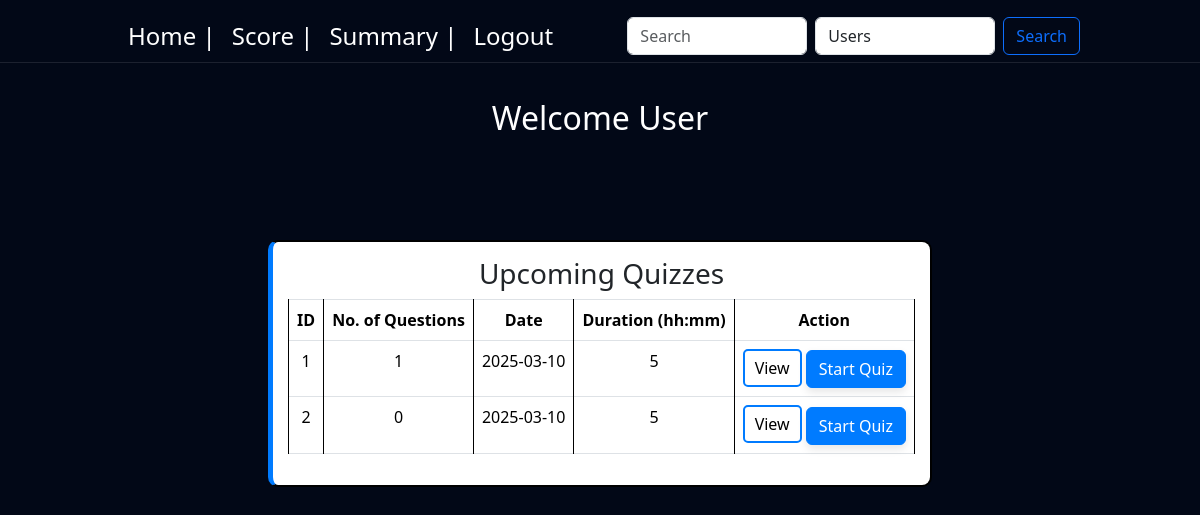
/user_dashboard (signed in), run on the app's committed database.
### controller/models.py (models this page shows)
class Role(db.Model):
    id = db.Column(db.Integer, primary_key=True, autoincrement=True)
    name = db.Column(db.String(50), nullable=False)

class Quiz(db.Model):
    id = db.Column(db.Integer, primary_key=True, autoincrement=True)
    title = db.Column(db.String(255), nullable=False)
    chapter_id = db.Column(db.Integer, db.ForeignKey('chapter.id'), nullable=False)
    date_of_quiz = db.Column(db.Date, nullable=False)
    time_duration = db.Column(db.Integer, nullable=False)
    time_start = db.Column(db.Time, nullable=False)
    remarks = db.Column(db.String(500))
    questions = db.relationship('Question', backref='quiz', lazy=True)
    scores = db.relationship('Score', backref='quiz', lazy=True)

### controller/routes.py (the view)
@app.route('/user_dashboard')
def user_dashboard():
    question_count_subquery = db.session.query(
    Question.quiz_id, func.count(Question.id).label("question_count")
).group_by(Question.quiz_id).subquery()
    quizzes = db.session.query(
        Quiz.id,
        Quiz.title,
        Chapter.name.label("chapter_name"),
        Subject.name.label("subject_name"),
        Quiz.date_of_quiz,
        Quiz.time_duration,
        func.coalesce(question_count_subquery.c.question_count, 0).label("question_count")  # Ensure 0 for empty quizzes
    ).join(Chapter, Quiz.chapter_id == Chapter.id) \
    .join(Subject, Chapter.subject_id == Subject.id) \
    .outerjoin(question_count_subquery, Quiz.id == question_count_subquery.c.quiz_id) \
    .all()
    return render_template('user_dashboard.html', quizzes=quizzes, user = current_user)

### controller/models.py (called while the page is built)
    @property
    def is_admin(self):
        return any(role.name == 'admin' for role in self.roles)

### main.py (called while the page is built)
@login_manager.user_loader
def load_user(user_id):
    return User.query.get(int(user_id))

### templates/user_dashboard.html (shortened to what this page needs)
<!DOCTYPE html>
<html lang="en">
  <head>
    <link
      href="https://cdn.jsdelivr.net/npm/bootstrap@5.3.3/dist/css/bootstrap.min.css"
      rel="stylesheet"
    />
    <link rel="stylesheet" href="{{ url_for('static', filename='styles.css') }}" />
  </head>
  <body>
    {% include 'navbar2.html' %}
    <div class="background">
      <div class="heading-sec">
        <h2>Welcome User</h2>
      </div>
      <div class="container">
        <div class="subjects-container">
          <div class="quiz-box">
            <h3>Upcoming Quizzes</h3>
            <table class="table table-bordered">
              <thead>
                <tr>
                  <th>ID</th>
                  <th>No. of Questions</th>
                  <th>Date</th>
                  <th>Duration (hh:mm)</th>
                  <th>Action</th>
                </tr>
              </thead>
              <tbody>
                {% for quiz in quizzes %}
                <tr>
                  <td>{{ quiz.id }}</td>
                  <td>{{ quiz.question_count }}</td>
                  <td>{{ quiz.date_of_quiz }}</td>
                  <td>{{ quiz.time_duration }}</td>
                  <td>
                    <button
                      class="view-btn"
                      onclick="viewQuizDetails('{{ quiz.id }}', '{{ quiz.subject_name }}', '{{ quiz.chapter_name }}', '{{ quiz.question_count }}', '{{ quiz.date_of_quiz }}', '{{ quiz.time_duration }}')">
                      View
                    </button>
                    <a href="{{ url_for('quiz', quiz_id=quiz.id) }}" class="btn btn-primary">
                      Start Quiz
                    </a>
                  </td>
                </tr>
                {% endfor %}
              </tbody>
            </table>
          </div>
        </div>
      </div>
    </div>
  </body>
</html>

### templates/navbar2.html (shortened to what this page needs)
<nav class="navbar navbar-expand-lg fixed-top" style="padding: 0 108px; margin-top: 10px; margin-bottom: 15px;">
  <div class="container-fluid">
      <div class="collapse navbar-collapse" id="navbarSupportedContent">
          <ul class="navbar-nav me-auto mb-2 mb-lg-0">
              <li class="nav-item">
                  <a class="nav-link active" aria-current="page" href="user_dashboard" style="font-size: x-large;">Home | </a>
              </li>
              <li class="nav-item">
                  <a class="nav-link" href="scores" style="font-size: x-large;">Score | </a>
              </li>
              <li class="nav-item">
                  <a class="nav-link" href="#" style="font-size: x-large;">Summary | </a>
              </li>
              <li class="nav-item">
                  <a class="nav-link" href="logout" style="font-size: x-large;">Logout</a>
              </li>
          </ul>
          <form class="d-flex" role="search" onsubmit="event.preventDefault(); performNavbarSearch();">
              <input class="form-control me-2" type="search" id="navbarSearchQuery" placeholder="Search" aria-label="Search">
              <select id="navbarSearchFilter" class="form-control me-2">
                  {% if current_user.is_admin %}
                      <option value="users">Users</option>
                  {% else %}
                      <option value="subjects">Subjects</option>
                      <option value="quizzes">Quizzes</option>
                  {% endif %}
              </select>
              <button class="btn btn-outline-primary" type="submit">Search</button>
          </form>
      </div>
  </div>
</nav>

### static/styles.css (style rules this page uses)
html, body { height: 100%; margin: 0; padding: 0; overflow-x: auto; background: #020817 ; background-size: 400% 400%; backdrop-filter: blur(10px); scroll-behavior: smooth; }
.navbar { background: #020817 !important; backdrop-filter: blur(10px); border-bottom: 1px solid rgba(255, 255, 255, 0.1); }
.navbar .nav-link, .navbar-brand { color: white !important; }

### templates/user_dashboard.html (style rules this page uses)
.heading-sec { padding-top: 5px; display: flex; justify-content: center; align-items: center; height: 30vh; color: white; font-size: 50px; font-weight: 800; background: #020817 !important; backdrop-filter: blur(10px); text-align: center; }
.subjects-container { display: flex; gap: 20px; flex-wrap: wrap; justify-content: center; }
.quiz-box { border: 2px solid black; padding: 15px; border-radius: 10px; width: fit-content; text-align: center; background-color: white; border-left: 5px solid #007bff; }
table { width: 100%; border-collapse: collapse; }
table, th, td { border: 1px solid black; }
th, td { padding: 8px; text-align: center; }
.btn-primary { background-color: #007bff; border-color: #007bff; box-shadow: 0 4px 8px rgba(0, 0, 0, 0.1); }
.view-btn { background-color: white; color: black; border: 2px solid #007bff; padding: 5px 10px; border-radius: 5px; cursor: pointer; }

### data on the page
Role: name "Users"
Quiz: id "1", question_count "1", date_of_quiz "2025-03-10", time_duration "5"
Quiz: id "2", question_count "0", date_of_quiz "2025-03-10", time_duration "5"
